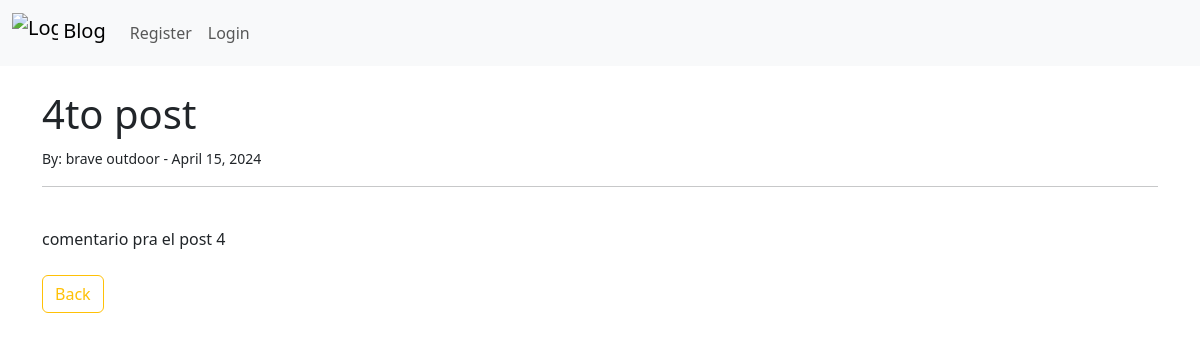
Page /article/6 on the committed database.
### myblog/models.py (models this page shows, shortened)
class Post(models.Model):
    title = models.CharField(max_length=255)
    title_tag = models.CharField(max_length=255)
    author = models.ForeignKey(User, on_delete=models.CASCADE)
    body = models.TextField()
    post_date = models.DateField(auto_now_add = True)
    category = models.CharField(max_length=255, default="coding")

### myblog/views.py (the view)
# urls.py: path('article/<int:pk>', ArticleDetailsView.as_view(), name='article_detail'),
class ArticleDetailsView(DetailView):
    model = Post
    template_name = 'article_details.html'

### myblog/templates/article_details.html (shortened to what this page needs)
{% extends 'base.html' %}
{% block content %}
    <h1>{{post.title}} </h1>
    <small>By: {{post.author.first_name}} {{post.author.last_name}} - {{post.post_date}}
    </small> <br/>
    <hr>
    <br/>
    {{post.body|safe}}
    <br/><br/>
    <a href="{% url 'home' %}" class="btn btn-outline-warning">Back</a >
{% endblock %}

### rows in the picture
Post: title "4to post", author.first_name "brave", author.last_name "outdoor", post_date "April 15, 2024", body "comentario pra el post 4"
